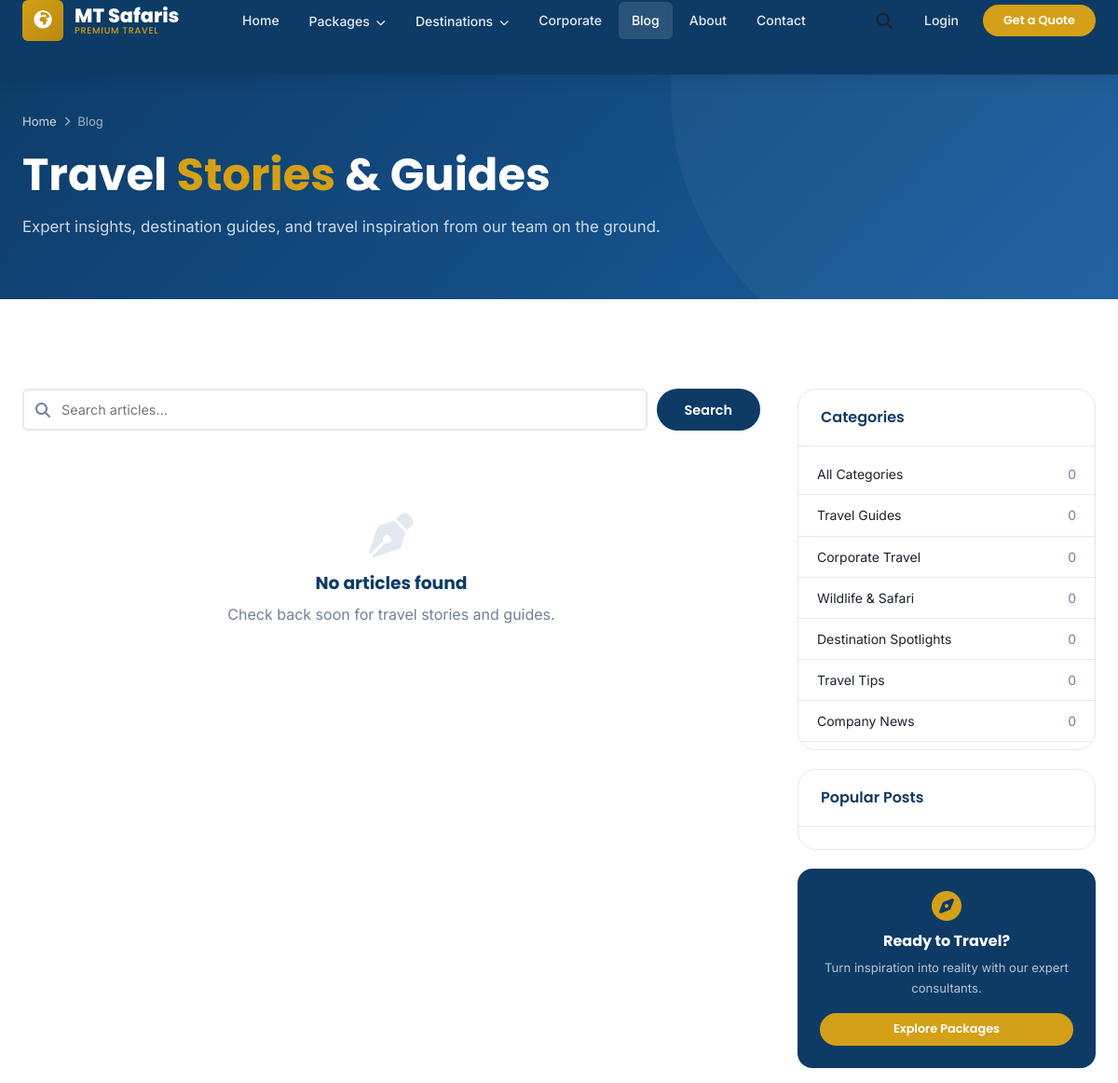
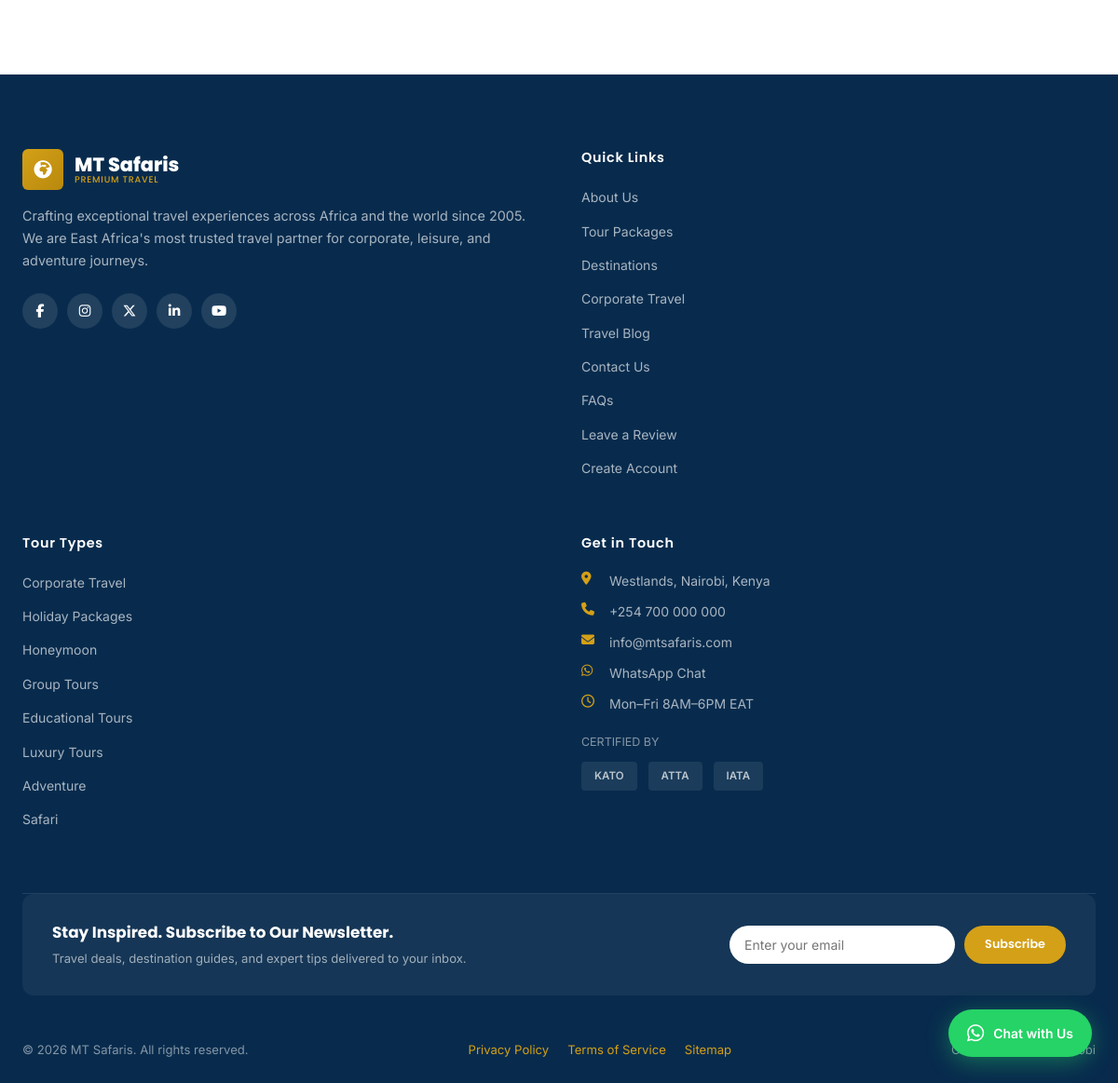
Screenshot of /blog.php with the database file from the repository (2 pictures, top to bottom).
### tables this page shows
CREATE TABLE `blog_categories` (
  `id`         INT UNSIGNED AUTO_INCREMENT PRIMARY KEY,
  `name`       VARCHAR(100) NOT NULL,
  `slug`       VARCHAR(120) NOT NULL UNIQUE,
  `description` TEXT,
  `is_active`  TINYINT(1) NOT NULL DEFAULT 1
);

CREATE TABLE `categories` (
  `id`         INT UNSIGNED AUTO_INCREMENT PRIMARY KEY,
  `name`       VARCHAR(100) NOT NULL,
  `slug`       VARCHAR(120) NOT NULL UNIQUE,
  `icon`       VARCHAR(100),
  `image`      VARCHAR(500),
  `color`      VARCHAR(20),
  `description` TEXT,
  `is_active`  TINYINT(1) NOT NULL DEFAULT 1,
  `sort_order` TINYINT UNSIGNED NOT NULL DEFAULT 0
);

### includes/functions.php (called while the page is built, shortened)
<?php
require_once __DIR__ . '/db.php';
function h(string $str): string {
    return htmlspecialchars($str, ENT_QUOTES | ENT_HTML5, 'UTF-8');
}
function getCategories(): array {
    return DB::rows("SELECT * FROM categories WHERE is_active = 1 ORDER BY sort_order ASC");
}
function url(string $path = ''): string {
    return APP_URL . '/' . ltrim($path, '/');
}

### includes/db.php (called while the page is built, shortened)
<?php
class DB {
    private static ?PDO $instance = null;
    public static function conn(): PDO {
        if (self::$instance === null) {
            $dsn = sprintf('mysql:host=%s;port=%s;dbname=%s;charset=%s',
                DB_HOST, DB_PORT, DB_NAME, DB_CHARSET);
            $options = [
                PDO::ATTR_ERRMODE            => PDO::ERRMODE_EXCEPTION,
                PDO::ATTR_DEFAULT_FETCH_MODE => PDO::FETCH_ASSOC,
                PDO::ATTR_EMULATE_PREPARES   => false,
                PDO::MYSQL_ATTR_INIT_COMMAND => "SET NAMES " . DB_CHARSET . " COLLATE utf8mb4_unicode_ci",
            ];
            self::$instance = new PDO($dsn, DB_USER, DB_PASS, $options);
        }
        return self::$instance;
    }
    public static function query(string $sql, array $params = []): PDOStatement {
        $stmt = self::conn()->prepare($sql);
        $stmt->execute($params);
        return $stmt;
    }
    public static function row(string $sql, array $params = []): ?array {
        $result = self::query($sql, $params)->fetch();
        return $result ?: null;
    }
    public static function rows(string $sql, array $params = []): array {
        return self::query($sql, $params)->fetchAll();
    }
    public static function value(string $sql, array $params = []): mixed {
        return self::query($sql, $params)->fetchColumn();
    }
    public static function paginate(string $sql, array $params, int $page, int $perPage): array {
        $countSql = "SELECT COUNT(*) FROM ($sql) AS _count";
        $total    = (int) self::value($countSql, $params);
        $pages    = (int) ceil($total / $perPage);
        $offset   = ($page - 1) * $perPage;
        $rows     = self::rows("$sql LIMIT $perPage OFFSET $offset", $params);
        return compact('rows', 'total', 'pages', 'page', 'perPage');
    }
}

### blog.php (the view, shortened to what this page needs)
<?php
require_once 'includes/header.php';
$blogCategories = DB::rows("SELECT bc.*, COUNT(bp.id) AS post_count
                             FROM blog_categories bc
                             LEFT JOIN blog_posts bp ON bc.id = bp.category_id AND bp.status = 'published'
                             WHERE bc.is_active = 1
                             GROUP BY bc.id
                             ORDER BY post_count DESC");
$catId   = isset($_GET['category']) ? (int)$_GET['category'] : null;
$search  = trim($_GET['search'] ?? '');
$page    = max(1, (int)($_GET['page'] ?? 1));
$where  = ["bp.status = 'published' AND bp.published_at <= NOW()"];
$params = [];
$sql = "SELECT bp.*, bc.name AS category_name, bc.slug AS category_slug,
               CONCAT(u.first_name,' ',u.last_name) AS author_name
        FROM blog_posts bp
        LEFT JOIN blog_categories bc ON bp.category_id = bc.id
        LEFT JOIN users u ON bp.author_id = u.id
        WHERE " . implode(' AND ', $where) . "
        ORDER BY bp.is_featured DESC, bp.published_at DESC";
$result = DB::paginate($sql, $params, $page, BLOG_PER_PAGE);
$posts  = $result['rows'];
$featured = DB::row("SELECT bp.*, bc.name AS category_name, CONCAT(u.first_name,' ',u.last_name) AS author_name
                     FROM blog_posts bp
                     LEFT JOIN blog_categories bc ON bp.category_id=bc.id
                     LEFT JOIN users u ON bp.author_id=u.id
                     WHERE bp.is_featured=1 AND bp.status='published' AND bp.published_at<=NOW()
                     ORDER BY bp.published_at DESC LIMIT 1");
?>
<section class="page-hero">
  <div class="container">
    <div class="page-hero-content">
      <div class="breadcrumb">
        <a href="<?= url() ?>">Home</a><i class="fas fa-chevron-right"></i><span>Blog</span>
      </div>
      <h1>Travel <span style="color:var(--clr-gold)">Stories</span> & Guides</h1>
      <p>Expert insights, destination guides, and travel inspiration from our team on the ground.</p>
    </div>
  </div>
</section>
<section class="section">
  <div class="container">
    <div style="display:grid;grid-template-columns:1fr 320px;gap:40px;align-items:start">
      <div>
        <form method="GET" style="display:flex;gap:10px;margin-bottom:28px">
          <div style="position:relative;flex:1">
            <input type="text" name="search" value="<?= h($search) ?>" placeholder="Search articles…" class="form-control" style="padding-left:40px">
            <i class="fas fa-search" style="position:absolute;left:14px;top:50%;transform:translateY(-50%);color:var(--clr-muted)"></i>
          </div>
          <button type="submit" class="btn btn-primary">Search</button>
        </form>
        <?php if ($posts): ?>
        <p style="color:var(--clr-muted);font-size:.82rem;margin-bottom:20px"><?= $result['total'] ?> article<?= $result['total']!==1?'s':'' ?> found</p>
        <div class="grid-auto" style="grid-template-columns:repeat(auto-fill,minmax(280px,1fr))">
          <?php foreach ($posts as $i => $post): ?>
          <article class="blog-card" data-animate data-delay="<?= $i*60 ?>">
            <div class="blog-card-img">
              <a href="<?= url('blog-detail.php?slug=' . h($post['slug'])) ?>">
                <img src="<?= h($post['featured_image'] ?: 'https://images.unsplash.com/photo-1516426122078-c23e76319801?w=500&q=80') ?>"
                     alt="<?= h($post['title']) ?>" loading="lazy">
              </a>
            </div>
            <div class="blog-card-body">
              <div class="blog-cat">
                <a href="?category=<?= $post['category_slug']??'' ?>"><?= h($post['category_name']??'Travel') ?></a>
              </div>
              <h3 class="blog-title">
                <a href="<?= url('blog-detail.php?slug=' . h($post['slug'])) ?>"><?= h($post['title']) ?></a>
              </h3>
              <p class="blog-excerpt"><?= h(excerpt($post['excerpt']??$post['body'], 110)) ?></p>
              <div class="blog-meta">
                <span><i class="far fa-user"></i> <?= h($post['author_name']??'MT Safaris') ?></span>
                <span><i class="far fa-calendar-alt"></i> <?= formatDate($post['published_at']??$post['created_at']) ?></span>
                <span><i class="far fa-eye"></i> <?= number_format($post['view_count']) ?></span>
              </div>
            </div>
          </article>
          <?php endforeach; ?>
        </div>
        <?php else: ?>
        <div class="text-center" style="padding:60px 20px">
          <i class="fas fa-pen-nib" style="font-size:3rem;color:var(--clr-border);display:block;margin-bottom:16px"></i>
          <h3 style="color:var(--clr-primary);margin-bottom:8px">No articles found</h3>
          <p class="text-muted">Check back soon for travel stories and guides.</p>
        </div>
        <?php endif; ?>
      </div>
      <aside>
        <div class="card" style="margin-bottom:20px">
          <div class="card-header"><h3>Categories</h3></div>
          <div class="card-body" style="padding:8px 0">
            <a href="<?= url('blog.php') ?>" style="display:flex;justify-content:space-between;padding:10px 20px;font-size:.875rem;color:var(--clr-text);border-bottom:1px solid var(--clr-border);transition:background .2s" onmouseover="this.style.background='var(--clr-light)'" onmouseout="this.style.background=''">
              All Categories <span style="color:var(--clr-muted)"><?= $result['total'] ?></span>
            </a>
            <?php foreach ($blogCategories as $bc): ?>
            <a href="?category=<?= $bc['id'] ?>" style="display:flex;justify-content:space-between;padding:10px 20px;font-size:.875rem;color:<?= $catId==$bc['id']?'var(--clr-primary)':'var(--clr-text)' ?>;background:<?= $catId==$bc['id']?'rgba(13,59,102,.06)':'' ?>;border-bottom:1px solid var(--clr-border);transition:background .2s;font-weight:<?= $catId==$bc['id']?'600':'400' ?>" onmouseover="this.style.background='var(--clr-light)'" onmouseout="this.style.background='<?= $catId==$bc['id']?'rgba(13,59,102,.06)':'' ?>'">
              <?= h($bc['name']) ?> <span style="color:var(--clr-muted)"><?= $bc['post_count'] ?></span>
            </a>
            <?php endforeach; ?>
          </div>
        </div>
        <div class="card" style="margin-bottom:20px">
          <div class="card-header"><h3>Popular Posts</h3></div>
          <div class="card-body" style="padding:12px 16px">
          </div>
        </div>
        <div style="background:var(--clr-primary);border-radius:16px;padding:24px;text-align:center">
          <i class="fas fa-compass" style="font-size:2rem;color:var(--clr-gold);display:block;margin-bottom:12px"></i>
          <h4 style="color:#fff;margin-bottom:8px">Ready to Travel?</h4>
          <p style="color:rgba(255,255,255,.7);font-size:.82rem;margin-bottom:16px">Turn inspiration into reality with our expert consultants.</p>
          <a href="<?= url('packages.php') ?>" class="btn btn-gold btn-sm btn-block">Explore Packages</a>
        </div>
      </aside>
    </div>
  </div>
</section>
<?php require_once 'includes/footer.php'; ?>

### includes/footer.php (shortened to what this page needs)
<?php
$categories  = getCategories();
?>
</main>
<footer class="footer">
  <div class="container">
    <div class="footer-grid">
      <div class="footer-brand">
        <a href="<?= url() ?>" class="logo">
          <div class="logo-icon"><i class="fas fa-globe-africa"></i></div>
          <div class="logo-text">MT Safaris <span class="logo-sub">Premium Travel</span></div>
        </a>
        <p>Crafting exceptional travel experiences across Africa and the world since 2005. We are East Africa's most trusted travel partner for corporate, leisure, and adventure journeys.</p>
        <div class="footer-social">
          <a href="#" aria-label="Facebook"><i class="fab fa-facebook-f"></i></a>
          <a href="#" aria-label="Instagram"><i class="fab fa-instagram"></i></a>
          <a href="#" aria-label="Twitter"><i class="fab fa-x-twitter"></i></a>
          <a href="#" aria-label="LinkedIn"><i class="fab fa-linkedin-in"></i></a>
          <a href="#" aria-label="YouTube"><i class="fab fa-youtube"></i></a>
        </div>
      </div>
      <div class="footer-col">
        <h4>Quick Links</h4>
        <ul>
          <li><a href="<?= url('about.php') ?>">About Us</a></li>
          <li><a href="<?= url('packages.php') ?>">Tour Packages</a></li>
          <li><a href="<?= url('destinations.php') ?>">Destinations</a></li>
          <li><a href="<?= url('corporate.php') ?>">Corporate Travel</a></li>
          <li><a href="<?= url('blog.php') ?>">Travel Blog</a></li>
          <li><a href="<?= url('contact.php') ?>">Contact Us</a></li>
          <li><a href="<?= url('faq.php') ?>">FAQs</a></li>
          <li><a href="<?= url('review-submit.php') ?>">Leave a Review</a></li>
          <li><a href="<?= url('portal/register.php') ?>">Create Account</a></li>
        </ul>
      </div>
      <div class="footer-col">
        <h4>Tour Types</h4>
        <ul>
          <?php foreach (array_slice($categories, 0, 8) as $cat): ?>
          <li><a href="<?= url('packages.php?category=' . h($cat['slug'])) ?>"><?= h($cat['name']) ?></a></li>
          <?php endforeach; ?>
        </ul>
      </div>
      <div class="footer-col">
        <h4>Get in Touch</h4>
        <ul class="footer-contact">
          <li><i class="fas fa-map-marker-alt"></i><span><?= CONTACT_ADDRESS ?></span></li>
          <li><i class="fas fa-phone"></i><a href="tel:<?= CONTACT_PHONE ?>"><?= CONTACT_PHONE ?></a></li>
          <li><i class="fas fa-envelope"></i><a href="mailto:<?= CONTACT_EMAIL ?>"><?= CONTACT_EMAIL ?></a></li>
          <li><i class="fab fa-whatsapp"></i><a href="https://wa.me/<?= CONTACT_WHATSAPP ?>">WhatsApp Chat</a></li>
          <li><i class="far fa-clock"></i><span>Mon–Fri 8AM–6PM EAT</span></li>
        </ul>
        <div style="margin-top:20px">
          <p style="font-size:.78rem;color:rgba(255,255,255,.5);margin-bottom:10px">CERTIFIED BY</p>
          <div style="display:flex;gap:12px;align-items:center;flex-wrap:wrap">
            <span style="background:rgba(255,255,255,.08);color:rgba(255,255,255,.7);padding:6px 14px;border-radius:4px;font-size:.72rem;font-weight:600">KATO</span>
            <span style="background:rgba(255,255,255,.08);color:rgba(255,255,255,.7);padding:6px 14px;border-radius:4px;font-size:.72rem;font-weight:600">ATTA</span>
            <span style="background:rgba(255,255,255,.08);color:rgba(255,255,255,.7);padding:6px 14px;border-radius:4px;font-size:.72rem;font-weight:600">IATA</span>
          </div>
        </div>
      </div>
    </div>
    <div style="background:rgba(255,255,255,.05);border-radius:12px;padding:28px 32px;margin-bottom:24px;display:flex;align-items:center;justify-content:space-between;gap:24px;flex-wrap:wrap">
      <div>
        <p style="color:#fff;font-weight:700;font-family:var(--ff-head);font-size:1.05rem;margin-bottom:4px">Stay Inspired. Subscribe to Our Newsletter.</p>
        <p style="font-size:.82rem;color:rgba(255,255,255,.6)">Travel deals, destination guides, and expert tips delivered to your inbox.</p>
      </div>
      <form class="newsletter-form" style="display:flex;gap:10px;min-width:320px">
        <input type="email" placeholder="Enter your email" required style="flex:1;padding:12px 16px;border-radius:999px;border:none;font-size:.875rem;outline:none">
        <button type="submit" class="btn btn-gold btn-sm">Subscribe</button>
      </form>
    </div>
    <div class="footer-bottom">
      <span>© <?= date('Y') ?> MT Safaris. All rights reserved.</span>
      <div style="display:flex;gap:20px">
        <a href="<?= url('privacy.php') ?>">Privacy Policy</a>
        <a href="<?= url('terms.php') ?>">Terms of Service</a>
        <a href="<?= url('sitemap.xml') ?>">Sitemap</a>
      </div>
      <span>Crafted with <i class="fas fa-heart" style="color:var(--clr-gold)"></i> in Nairobi</span>
    </div>
  </div>
</footer>
<div class="whatsapp-float">
  <a href="https://wa.me/<?= CONTACT_WHATSAPP ?>?text=Hello%2C%20I%27m%20interested%20in%20your%20travel%20packages." target="_blank" rel="noopener">
    <i class="fab fa-whatsapp"></i>
    <span>Chat with Us</span>
  </a>
</div>
</body>
</html>

### rows the page displays
blog_categories: name "Travel Guides", post_count "0"
blog_categories: name "Corporate Travel", post_count "0"
blog_categories: name "Wildlife & Safari", post_count "0"
blog_categories: name "Destination Spotlights", post_count "0"
blog_categories: name "Travel Tips", post_count "0"
blog_categories: name "Company News", post_count "0"
categories: name "Corporate Travel"
categories: name "Holiday Packages"
categories: name "Honeymoon"
categories: name "Group Tours"
categories: name "Educational Tours"
categories: name "Luxury Tours"
categories: name "Adventure"
categories: name "Safari"

### other values shown
$result['total'] "0"
CONTACT_ADDRESS "Westlands, Nairobi, Kenya"
CONTACT_PHONE "+254 700 000 000"
CONTACT_EMAIL "info@mtsafaris.com"
